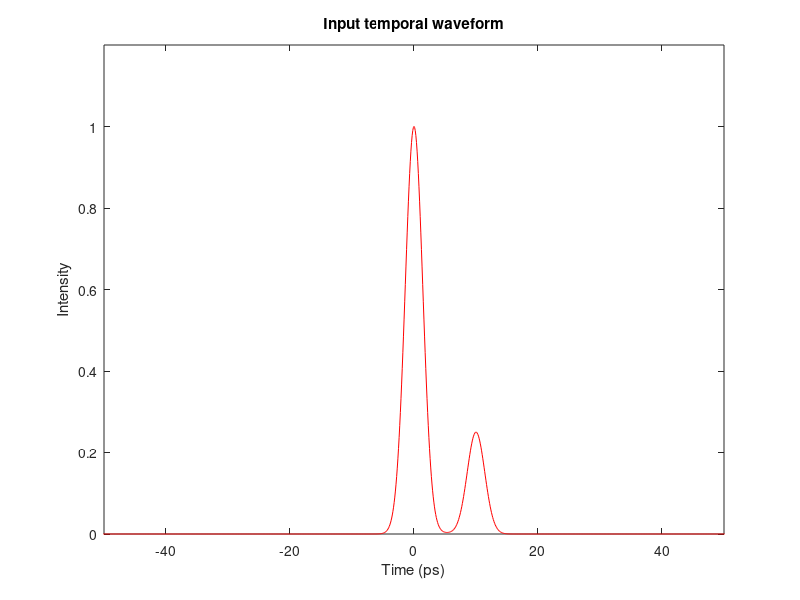
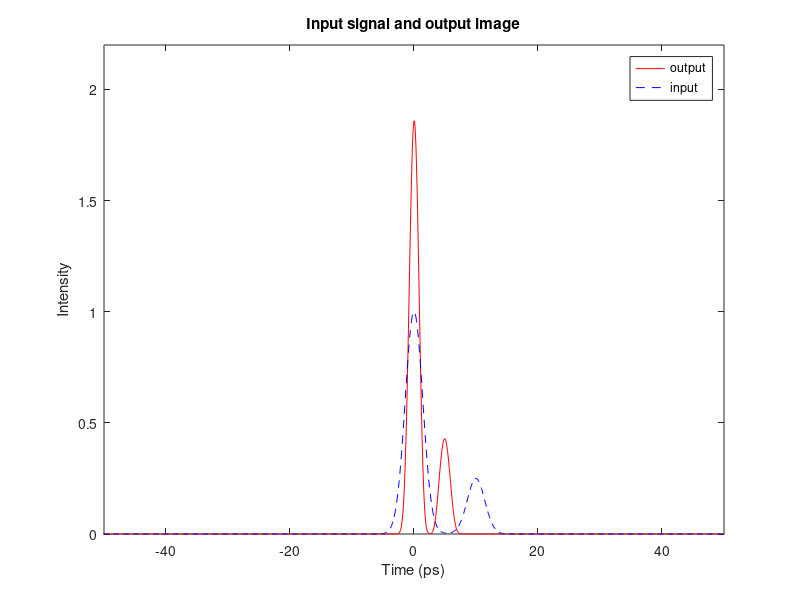

These charts were generated, in order, by the following MATLAB code:
clc;
clear all;
%% Time windows
global Tmax Tmin delta_t;
Tmin=-5e-10; Tmax=5e-10; delta_t=1e-13; t=Tmin:delta_t:Tmax;
Ns=floor((Tmax-Tmin)/delta_t+1); df=1/(Tmax-Tmin);  k=-(Ns-1)/2:(Ns-1)/2;  f=fftshift(-k*df);
%% Input dispersion
beta2_DCF=20e-27;                                 % GVD of DCF (unit: s^2/m)
L_DCF=2*1e3;                                    % Length of DCF (unit:m)
phi_input=beta2_DCF*L_DCF; 
%% GRIN time lens parameters
gama=20e-3;                                     % Nonlinear coefficients (unit: W^-1*m^-1)
beta2_GRIN=-20e-27;                             % GVD of GRIN time lens (unit: s^2/m)
P_pump=1;                                       % Pump peak power (unit: W)
t_pump=40e-12;                                  % Half duration of pump (unit: s)
alfa=sqrt(-4*beta2_GRIN*gama*P_pump/t_pump^2);
Z_T=2*pi/alfa;                                  % Self-imaging period (unit: m)
L_GRIN=Z_T/4;                                   % Length of GRIN time lens (unit:m)
%% Output dispersion
phi_output=(beta2_GRIN/alfa*sin(alfa*L_GRIN)+phi_input*cos(alfa*L_GRIN))/(-1*cos(alfa*L_GRIN)+alfa/beta2_GRIN*phi_input*sin(alfa*L_GRIN));                                 
%% Temporal magnification factor
M_t=cos(alfa*L_GRIN)-alfa/beta2_GRIN*phi_output*sin(alfa*L_GRIN);
%% Input signal
t0=2e-12;                                       % Input pulse width (unit: s)
A_input=exp(-t.^2/(2*t0^2))+0.5*exp(-(t-5*t0).^2/(2*t0^2));
IA_input=abs(A_input).^2;
IA_inputmax=max(max(IA_input));
fA_input=fft(A_input);
figure
plot(t/1e-12,IA_input/IA_inputmax,'r');
xlim([-50,50]);ylim([0,1.2]);
xlabel('Time (ps)');ylabel('Intensity');
title('Input temporal waveform');
%% Propagation through input dispersion
fA_incident=fA_input.*exp(1i*beta2_DCF*L_DCF*(2*pi*f).^2/2);
A_incident=ifft(fA_incident);
%% Propagation through GRIN time lens
Z=L_GRIN;                                           % GRIN time lens length                         
num=4e2;                                            % Simulation step number
dZ=Z/num;                                           % Step length                          
ufft=fft(A_incident);
for mm=2:num+1
    mm
    % Linear propagation dZ/2
    linear_operator=1i*beta2_GRIN*(2*pi*f).^2/2;                  % Dispersion opertor
    Dispersion=exp(linear_operator*dZ/2);     
    A_half=ifft(Dispersion.*ufft);
    % Nonlinear propagation dZ
    I_pump=1-t.^2/(t_pump^2);                                  % Pump pulse            
    XPM_opertor=1i*2*gama*P_pump*I_pump;                                              
    u1=A_half.*exp(XPM_opertor*dZ).*rectpuls((t)/(2*t_pump));  % XPM opertor
    % linear propagation dZ/2
    ufft=Dispersion.*fft(u1);
    A_output(mm,:)=ifft(ufft);
    I_output(mm,:)=abs(A_output(mm,:)).^2;
    fA_output(mm,:)=ufft;
    IfA_out(mm,:)=abs(fA_output(mm,:)).^2;
end
%% Propagation through output dispersion
A_out1=A_output(mm,:);
fA_out1=fA_output(mm,:);
fA_image=fA_out1.*exp(1i*phi_output*(2*pi*f).^2/2);
A_image=ifft(fA_image);
IA_image=abs(A_image).^2;
%% Output image
figure
plot(t/1e-12,IA_image/IA_inputmax,'r-');
hold on
plot(t/1e-12,IA_input/IA_inputmax,'b--');
xlim([-50,50]);ylim([0,2.2]);
xlabel('Time (ps)');ylabel('Intensity')
legend('output','input');
title('Input signal and output image');